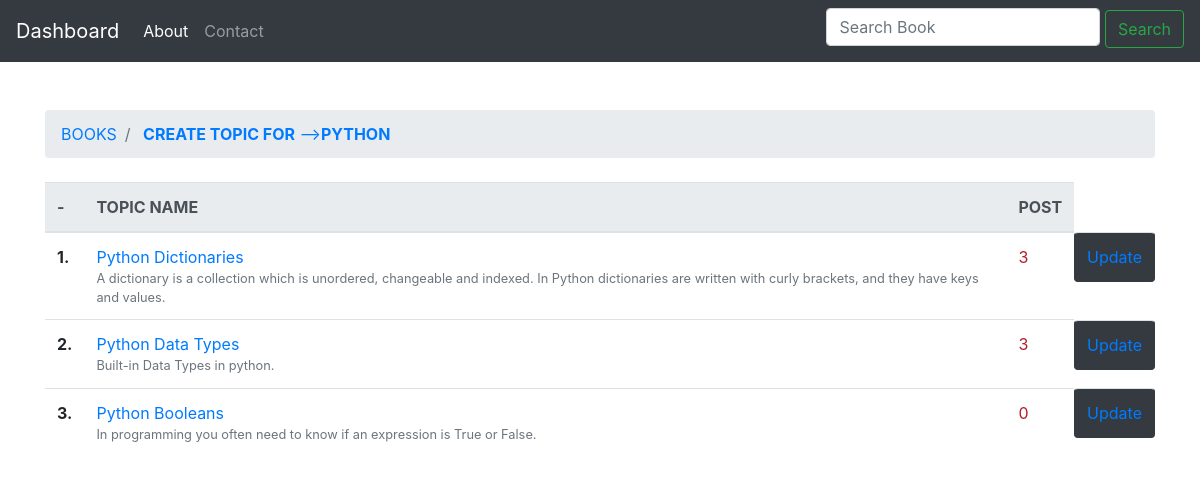
Page /2/home/topic/ on the committed database.
### BookApp/models.py (models this page shows, shortened)
class Book1(models.Model):
    book_name = models.CharField(max_length=255, verbose_name='Book Name')
    description = models.CharField(max_length=255, verbose_name='Book Description')

class Topic(models.Model):
    topic_name = models.CharField(max_length=255, verbose_name='Subject Name')
    description = models.CharField(max_length=255, verbose_name='Topic Description')
    book = models.ForeignKey(Book1, verbose_name='book fk', related_name='topics',
                                related_query_name='topic', on_delete=models.CASCADE)

### BookApp/views.py (the view)
# urls.py: url(r'^(?P<pk>\d+)/home/topic/$', views.Topic_view, name='topic'),
def Topic_view(request, pk):
    book = get_object_or_404(Book1, pk=pk)
    topic = book.topics.all().annotate(post_count = Count('post', distinct=True))
    contex = {'all_topic':topic, 'book':book}
    return render(request, 'Book_pages/topic_page.html', contex)

### BookApp/templates/Book_pages/topic_page.html
{% extends 'base.html' %}
{% block body %}
    <br>
     <ol class="breadcrumb my-4">
        <li class="breadcrumb-item active"><a href="{% url 'home' %}"> BOOKS </a></li>
         <li class="breadcrumb-item active"><a href="{% url 'create_topic' book.pk %}"> <b>CREATE TOPIC FOR</b> --><b>{{ book.book_name.upper }}</b> </a></li>
      </ol>
    <table class="table">
        <thead class="thead-light">
        <tr>
            <th scope="col">-</th>
            <th scope="col">TOPIC NAME</th>
            <th scope="col">POST</th>
        </tr>
        </thead>
        <tbody>
        {% for topic in all_topic %}
            <tr>
                <th scope="row">{{ forloop.counter }}.</th>
                <td><a href="{% url 'post' topic.pk %}">{{ topic.topic_name }} </a> <small class="text-muted d-block">
                    {{ topic.description }} </small> </td>
                <td> <p style="color:#b21f2d">{{ topic.post_count }} </p></td>
                <td class="btn btn-dark" type="submit"> <a href="{% url 'update_topic' topic.pk %}"> Update </a></td>
            </tr>
        {% endfor %}
        </tbody>
    </table>
{% endblock %}

### rows in the picture
Book1: book_name "PYTHON"
Topic: topic_name "Python Dictionaries", description "A dictionary is a collection which is unordered, changeable and indexed. In Python dictionaries are written with curly brackets, and they have keys and values.", post_count "3"
Topic: topic_name "Python Data Types", description "Built-in Data Types in python.", post_count "3"
Topic: topic_name "Python Booleans", description "In programming you often need to know if an expression is True or False.", post_count "0"
